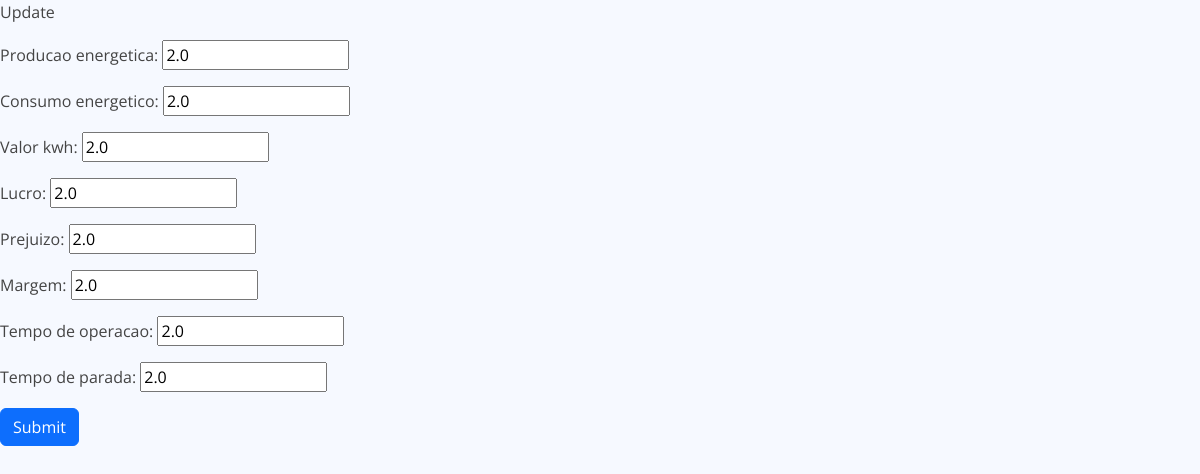
The app's page /update/dados-desempenho/2/, older data.
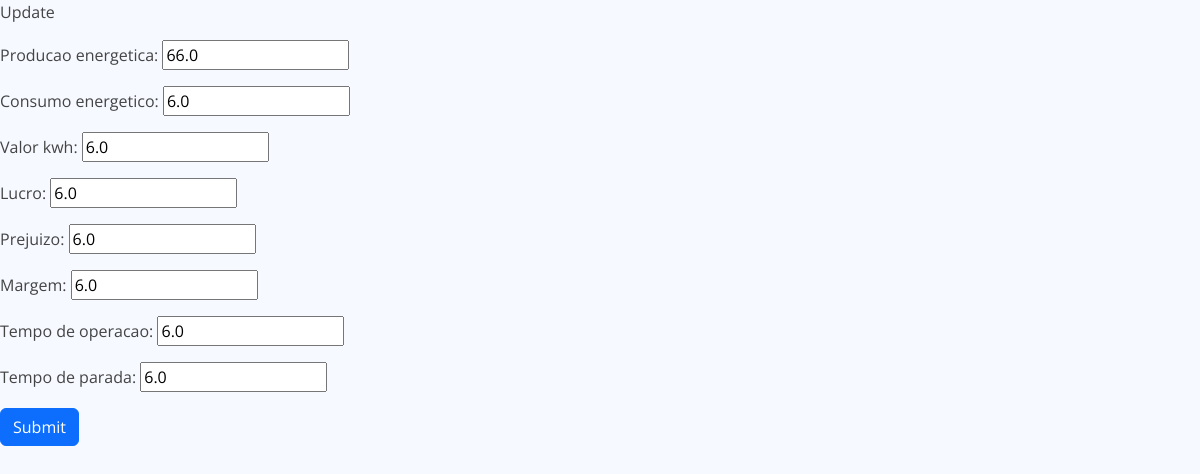
The same page, newer data.
### gride_dashboard/models.py (models this page shows, shortened)
class Dados(models.Model):
    usuario = models.ForeignKey(User, on_delete=models.CASCADE)
    data = models.DateTimeField(auto_now_add=True)
    class Meta:
        abstract = True

class DadosDesempenho(Dados):
    producao_energetica = models.FloatField()
    consumo_energetico = models.FloatField()
    valor_kwh = models.FloatField()
    lucro = models.FloatField()
    prejuizo = models.FloatField()
    margem = models.FloatField()
    tempo_de_operacao = models.FloatField()
    tempo_de_parada = models.FloatField()

### gride_dashboard/views.py (the view)
# urls.py: path('update/dados-desempenho/<int:pk>/', UpdateDadosDesempenho.as_view(), name='update-dados-desempenho'),
class UpdateDadosDesempenho(UpdateView):
    model = DadosDesempenho
    fields = [
              'producao_energetica',
              'consumo_energetico',
              'valor_kwh',
              'lucro',
              'prejuizo',
              'margem',
              'tempo_de_operacao',
              'tempo_de_parada',
              ]
    template_name = 'forms/update.html'
    success_url = reverse_lazy('list-dados-desempenho')

### templates/forms/update.html (shortened to what this page needs)
{% extends 'forms/base.html' %}
{% load static %}
{% block content %}
    <p>Update</p>
    <form action="" method="post">
        {{ form.as_p }}
        <button type="submit" class="btn btn-primary">Submit</button>
    </form>
{% endblock %}

### templates/forms/base.html (shortened to what this page needs)
{% load static %}
<!DOCTYPE html>
<html lang="en">
<head>
  <link href="{% static 'assets/vendor/bootstrap/css/bootstrap.min.css'%}" rel="stylesheet">
  <link href="{% static 'assets/vendor/bootstrap-icons/bootstrap-icons.css'%}" rel="stylesheet">
  <link href="{% static 'assets/vendor/boxicons/css/boxicons.min.css'%}" rel="stylesheet">
  <link href="{% static 'assets/vendor/quill/quill.snow.css'%}" rel="stylesheet">
  <link href="{% static 'assets/vendor/quill/quill.bubble.css'%}" rel="stylesheet">
  <link href="{% static 'assets/vendor/remixicon/remixicon.css'%}" rel="stylesheet">
  <link href="{% static 'assets/vendor/simple-datatables/style.css'%}" rel="stylesheet">
  <link href="{% static 'assets/css/style.css'%}" rel="stylesheet">
</head>
<body>
    <div class="content">
        {% block content %}{% endblock %}
    </div>
</body>
</html>

### static/assets/css/style.css (style rules this page uses)
:root { scroll-behavior: smooth; }
body { font-family: "Open Sans", sans-serif; background: #f6f9ff; color: #444444; }

Row changes from the older to the newer data that the page shows:
changed DadosDesempenho: producao_energetica "2.0" → "66.0"; consumo_energetico "2.0" → "6.0"; valor_kwh "2.0" → "6.0"; lucro "2.0" → "6.0"; prejuizo "2.0" → "6.0"; margem "2.0" → "6.0"; tempo_de_operacao "2.0" → "6.0"; tempo_de_parada "2.0" → "6.0"
